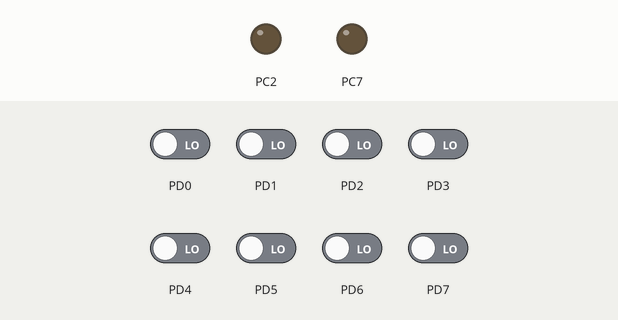
Bench run of a program on a simulated ATmega32, built with avr-gcc and emulated at 16 MHz. On the bench: output pins drawn as LEDs (lit = HIGH). The test bench sets the inputs (shaded band); at power-on: PD0–7 LOW.

Above: at 1.2 s.
1.3 s: PD2 driven HIGH
At 1.9 s:
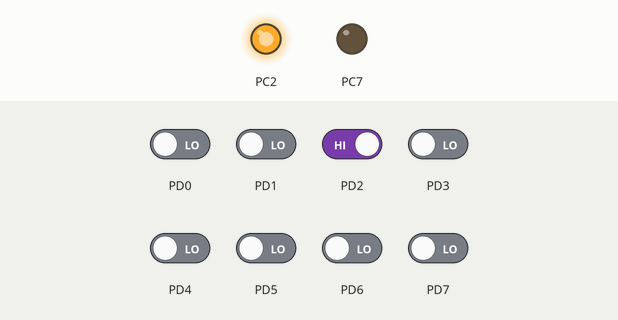
Timing chart, 0 to 4.3 s (numbered marks = the images above; inputs shaded):
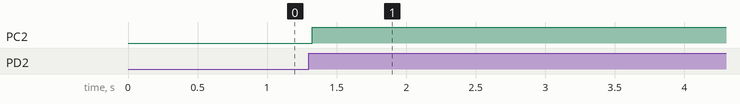

Measured:
- after the input at 1.3 s, PC2: LOW → HIGH at once

The program:

main.c
```c
/*
 * M=main.c
 *
 *  Created on: Sep 24, 2022
 *      Author: Bassem El-Behaidy
 */
#include "stdTypes.h"
#include "errorState.h"
#include "TMU_int.h"
#include "DIO/DIO_int.h"

void t1(void*p);
void t2(void*p);
void t3(void*p);

int
main(void)
{

	u8 arr[3]={DIO_u8GROUP_D , DIO_u8PIN2};

	DIO_enuSetPinDirection(DIO_u8GROUP_C , DIO_u8PIN7, DIO_u8OUTPUT);
	DIO_enuSetPinDirection(DIO_u8GROUP_C , DIO_u8PIN2, DIO_u8OUTPUT);
	DIO_enuSetPinDirection(DIO_u8GROUP_D , DIO_u8PIN2, DIO_u8INPUT);
	DIO_enuSetPinValue(DIO_u8GROUP_D , DIO_u8PIN2, DIO_u8FLOAT);
	TMU_vidInit();

	TMU_vidCreateTask(t1 , arr+2 , 3 , 2 , 0);
	TMU_vidCreateTask(t2 , arr ,   2 , 1 , 0 );


	TMU_vidStartScheduler();
}
void t2(void*p)
{
	u8 * ptr = (u8*)p;
	u8 value;

	DIO_enuGetPinValue(ptr[0] , ptr[1] , &value);
	static u8 press = 0, unpress = 0, hold = 0;
	if ( (value==1) && press == 0 && unpress == 0 && hold == 0 )  //First press
	{
		press = 1;
		*(ptr+2) = DIO_u8HIGH;
	}
	else if ( (value==1) && press == 1 && unpress == 0 && hold == 0 ) //continued first press
	{
		hold = 1;
	}
	else if ( (value== 0) && press == 1 && unpress == 0 && hold == 1 ) // removed first press
	{
		unpress = 1;
		hold = 0;
	}
	else if ( (value==1) && press == 1 && unpress == 1 && hold == 0 ) //second press
	{
		press = 0;
		*(ptr+2) = DIO_u8LOW;
	}
	else if ( (value==1) && press == 0 && unpress == 1 && hold == 0) //continued second press
	{
		hold = 1;
	}
	else if ( (value==0) && press == 0 && unpress == 1 && hold == 1) // removed second press
	{
		hold = 0;
		press = 0;
		unpress = 0;
	}
}
void t1(void*p)
{
	u8 * ptr = (u8*)p;
	DIO_enuSetPinValue(DIO_u8GROUP_C , DIO_u8PIN2 , *ptr);
}
void t3(void*p)
{
	DIO_enuTogglePinValue(DIO_u8GROUP_D , DIO_u8PIN3);
}
```

TMU_int.h
```c
/*
 * TMU_int.h
 *
 *  Created on: Sep 24, 2022
 *      Author: Bassem El-Behaidy
 */

#ifndef TMU_INT_H_
#define TMU_INT_H_

void TMU_vidInit(void);

void TMU_vidCreateTask(void(*Copy_pFunAppFun)(void*) , void * Copy_pvidParameter, u16 Copy_u16Periodicity , u8 Copy_u8Priority , u8 Copy_u8Offset);

void TMU_vidStartScheduler(void);

void TMU_vidDeleteTask(u8 Copy_u8Priority);

void TMU_vidPauseTask(u8 Copy_u8Priority);

void TMU_vidResumeTask(u8 Copy_u8Priority);


#endif /* TMU_INT_H_ */
```

TMU_priv.h
```c
/*
 * TMU_priv.h
 *
 *  Created on: Sep 24, 2022
 *      Author: Bassem El-Behaidy
 */

#ifndef TMU_PRIV_H_
#define TMU_PRIV_H_

#define TIMER0  		90
#define TIMER1 			78
#define TIMER2 			67

#define READY 			23
#define PAUSED			56
#define KILLED			17

typedef struct
{
	void(*pFun)(void*);
	void * parameter;
	u16 Periodicity;
	u8 state;
	u8 offset;
}TCB_t;


/*TIMSK*/
#define TIMSK	*((volatile u8*) 0x59)

/*TIFR*/
#define TIFR	*((volatile u8*) 0x58)

/*TCCR*/
#define TCCR0	*((volatile u8*) 0x53)
#define TCCR1A	*((volatile u8*) 0x4f)
#define TCCR1B	*((volatile u8*) 0x4e)
#define TCCR2	*((volatile u8*) 0x45)

/*TCNT*/
#define TCNT0	*((volatile u8*) 0x52)

#define TCNT1H	*((volatile u8*) 0x4d)
#define TCNT1L	*((volatile u8*) 0x4c)

#define TCNT1	*((volatile u16*) 0x4c)

#define TCNT2	*((volatile u8*) 0x44)

/*OCR*/
#define OCR0	*((volatile u8*) 0x5c)
#define OCR1AH	*((volatile u8*) 0x4b)
#define OCR1AL	*((volatile u8*) 0x4a)

#define OCR1A	*((volatile u16*) 0x4a)

#define OCR1BH	*((volatile u8*) 0x49)
#define OCR1BL	*((volatile u8*) 0x48)

#define OCR1B	*((volatile u16*) 0x48)

#define OCR2	*((volatile u8*) 0x43)


#endif /* TMU_PRIV_H_ */
```

TMU_prog.c
```c
/*
 * TMU_prog.c
 *
 *  Created on: Sep 24, 2022
 *      Author: Bassem El-Behaidy
 */
#include "stdTypes.h"


#include "TMU_config.h"
#include "TMU_priv.h"

#if MAX_TASKS >0 && MAX_TASKS<=10
#else
#error num of tasks is invalid
#endif

#if TIMER_CHANNEL == TIMER0 || TIMER_CHANNEL == TIMER2
static u8 TMU_u8ISRNum;
static u8 TMU_u8ISRCount;
static u8 TMU_u8Preload;
#endif

static TCB_t All_Tasks[MAX_TASKS];
static u32 TMU_u32OsTicks;

void TMU_vidInit(void)
{
#if TIMER_CHANNEL == TIMER0
	TCCR0 = 0x0D;
	#if OS_TICK >0 && OS_TICK <= 16
		OCR0 = (u8)((OS_TICK * CPU_FREQ)/1024ul);

		TMU_u8ISRNum = 1;
		TMU_u8ISRCount = 1;
		TIMSK |= (1<<1);
	#elif OS_TICK <=150 && OS_TICK > 0
		u8 GCF = 16;
		for (;GCF>0;GCF--)
			if (OS_TICK%GCF == 0)
				break;
		if (GCF > 4)
		{
			OCR0 = (u8)((GCF * CPU_FREQ )/ 1024ul);
			TMU_u8ISRNum = (OS_TICK/GCF);
			TMU_u8ISRCount = TMU_u8ISRNum;
			TIMSK |= (1<<1);
		}
		else
		{
			TCCR0 = 0x05;
			u32 Counts = (OS_TICK * CPU_FREQ)/1024ul;
			TMU_u8ISRNum = (Counts + 255)/256;
			TMU_u8ISRCount = TMU_u8ISRNum;
			TMU_u8Preload = 256 - (Counts%256);
			TCNT0 = TMU_u8Preload;
			TIMSK |= (1<<0);
		}
	#else
	#error os tick value is invalid
	#endif
#elif TIMER_CHANNEL == TIMER1

	TCCR1A = 0;
	TCCR1B = 0x0D;
	#if OS_TICK >0 && OS_TICK<= 150
		u16 Counts  = (u16)((OS_TICK * CPU_FREQ)/1024ul);

		OCR1AH = (u8)(Counts>>8);
		OCR1AL = (u8)(Counts);

		TIMSK |= (1<<4);
	#else
	#error os tick value is invalid
	#endif
#elif TIMER_CHANNEL == TIMER2
	TCCR2 = 0x0F;
	#if OS_TICK >0 && OS_TICK <= 16
		OCR2 = (u8)((OS_TICK * CPU_FREQ)/1024ul);

		TMU_u8ISRNum = 1;
		TMU_u8ISRCount = 1;
		TIMSK |= (1<<7);
	#elif OS_TICK <=150 && OS_TICK > 0
		u8 GCF = 16;
		for (;GCF>0;GCF--)
			if (OS_TICK%GCF == 0)
				break;
		if (GCF > 4)
		{
			OCR2 = (u8)((GCF * CPU_FREQ )/ 1024ul);
			TMU_u8ISRNum = (OS_TICK/GCF);
			TMU_u8ISRCount = TMU_u8ISRNum;
			TIMSK |= (1<<7);
		}
		else
		{
			TCCR2 = 0x07;
			u32 Counts = (OS_TICK * CPU_FREQ)/1024ul;
			TMU_u8ISRNum = (Counts + 255)/256;
			TMU_u8ISRCount = TMU_u8ISRNum;
			TMU_u8Preload = 256 - (Counts%256);
			TCNT2 = TMU_u8Preload;
			TIMSK |= (1<<6);
		}
	#else
	#error os tick value is invalid
	#endif
#else
#error Timer channel configuration is invalid
#endif
}


void TMU_vidCreateTask( void( *Copy_pFunAppFun )( void* ) , void *Copy_pvidParameter, u16 Copy_u16Periodicity , u8 Copy_u8Priority , u8 Copy_u8Offset)
{
	if (Copy_pFunAppFun != NULL && Copy_u8Priority < MAX_TASKS)
	{
		All_Tasks[ Copy_u8Priority ].pFun = Copy_pFunAppFun;
		All_Tasks[ Copy_u8Priority ].parameter = Copy_pvidParameter;
		All_Tasks[ Copy_u8Priority ].Periodicity = Copy_u16Periodicity;
		All_Tasks[ Copy_u8Priority ].state = READY;
		All_Tasks[ Copy_u8Priority ].offset = Copy_u8Offset;
	}
}

void TMU_vidStartScheduler(void)
{
	u32 Temp = 0;
	asm ("SEI");
	while(1)
	{
		if (TMU_u32OsTicks > Temp)
		{
			Temp = TMU_u32OsTicks;
			//for (u8 i= 0 ; i<MAX_TASKS ; i++)
			for(s8 i = MAX_TASKS-1 ; i>=0 ; i--)
			{
				if (All_Tasks[i] . pFun != NULL &&
					All_Tasks[i].state == READY &&
					TMU_u32OsTicks % All_Tasks[i].Periodicity == All_Tasks[i].offset )
				{
					All_Tasks[i].pFun (All_Tasks[i].parameter);
				}
			}
		}
	}
}


void TMU_vidDeleteTask(u8 Copy_u8Priority)
{
	if (Copy_u8Priority <MAX_TASKS)
	{
		All_Tasks[Copy_u8Priority].pFun = NULL;
		All_Tasks[ Copy_u8Priority].state = KILLED;
	}
}

void TMU_vidPauseTask(u8 Copy_u8Priority)
{
	if (Copy_u8Priority <MAX_TASKS)
	{
		All_Tasks[Copy_u8Priority].state = PAUSED;
	}
}

void TMU_vidResumeTask(u8 Copy_u8Priority)
{
	if (Copy_u8Priority <MAX_TASKS)
	{
		All_Tasks[Copy_u8Priority].state = READY;
	}
}


#if TIMER_CHANNEL == TIMER0

void __vector_10 (void)__attribute__((signal));
void __vector_10 (void)
{
	TMU_u8ISRCount--;
	if ( ! TMU_u8ISRCount)
	{
		TMU_u32OsTicks++;

		TMU_u8ISRCount = TMU_u8ISRNum;
	}
}

void __vector_11 (void)__attribute__((signal));
void __vector_11 (void)
{
	TMU_u8ISRCount--;
	if ( ! TMU_u8ISRCount)
	{
		TCNT0 = TMU_u8Preload;

		TMU_u32OsTicks++;

		TMU_u8ISRCount = TMU_u8ISRNum;
	}
}

#elif TIMER_CHANNEL == TIMER1

void __vector_7 (void)__attribute__((signal));
void __vector_7 (void)
{
	TMU_u32OsTicks++;
}

#elif TIMER_CHANNEL == TIMER2
void __vector_4 (void)__attribute__((signal));
void __vector_4 (void)
{
	TMU_u8ISRCount--;
	if ( ! TMU_u8ISRCount)
	{
		TMU_u32OsTicks++;
		TMU_u8ISRCount = TMU_u8ISRNum;
	}
}

void __vector_5 (void)__attribute__((signal));
void __vector_5 (void)
{
	TMU_u8ISRCount--;
	if ( ! TMU_u8ISRCount)
	{
		TCNT2 = TMU_u8Preload;

		TMU_u32OsTicks++;

		TMU_u8ISRCount = TMU_u8ISRNum;
	}
}

#endif
```

errorState.h
```c
/*
 * errorState.h
 *
 *  Created on: Aug 6, 2022
 *      Author: Ahmed El-Gaafrawy
 */

#ifndef ERRORSTATE_H_
#define ERRORSTATE_H_

typedef enum
{
	ES_OK,
	ES_NOK,
	ES_OUT_RANGE,
	ES_NULL_POINTER,
}ES_t;

#endif /* ERRORSTATE_H_ */
```

TMU_config.h
```c
/*
 * TMU_config.h
 *
 *  Created on: Sep 24, 2022
 *      Author: Bassem El-Behaidy
 */

#ifndef TMU_CONFIG_H_
#define TMU_CONFIG_H_

//select timer channel [ TIMER0   - TIMER1   - TIMER2 ]
#define TIMER_CHANNEL				TIMER0

//configure the time in ms desired to OS tick
//don't exceed 150 ms
#define OS_TICK				10


//configure your CPU clock in KHz
#define CPU_FREQ			16000ul


//assign max num of tasks in ur system
//don't exceed 10
#define MAX_TASKS 		3

#endif /* TMU_CONFIG_H_ */
```

DIO_config.h
```c
/*
 * DIO_config.h
 *
 *  Created on: Aug 6, 2022
 *      Author: Ahmed El-Gaafrawy
 */

#ifndef DIO_CONFIG_H_
#define DIO_CONFIG_H_


#endif /* DIO_CONFIG_H_ */
```

DIO_int.h
```c
/*
 * DIO_int.h
 *
 *  Created on: Aug 6, 2022
 *      Author: Ahmed El-Gaafrawy
 */

#ifndef DIO_INT_H_
#define DIO_INT_H_

ES_t DIO_enuInit(void);

ES_t DIO_enuSetPinDirection(u8 Copy_u8GroupID , u8 Copy_u8PinID , u8 Copy_u8Direction);

ES_t DIO_enuSetPinValue(u8 Copy_u8GroupID , u8 Copy_u8PinID , u8 Copy_u8Value);

ES_t DIO_enuTogglePinValue(u8 Copy_u8GroupID , u8 Copy_u8PinID);

ES_t DIO_enuGetPinValue(u8 Copy_u8GroupID , u8 Copy_u8PinID , u8 * Copy_pu8Value);

#define DIO_u8GROUP_A			0
#define DIO_u8GROUP_B			1
#define DIO_u8GROUP_C			2
#define DIO_u8GROUP_D			3


#define DIO_u8PIN0				0
#define DIO_u8PIN1				1
#define DIO_u8PIN2				2
#define DIO_u8PIN3				3
#define DIO_u8PIN4				4
#define DIO_u8PIN5				5
#define DIO_u8PIN6				6
#define DIO_u8PIN7				7

#define DIO_u8INPUT				0
#define DIO_u8OUTPUT			1

#define DIO_u8LOW				0
#define DIO_u8HIGH				1

#define DIO_u8FLOAT				0
#define DIO_u8PULL_UP			1


#endif /* DIO_INT_H_ */
```

DIO_priv.h
```c
/*
 * DIO_priv.h
 *
 *  Created on: Aug 6, 2022
 *      Author: Ahmed El-Gaafrawy
 */

#ifndef DIO_PRIV_H_
#define DIO_PRIV_H_

#define DIO_u8GROUP_A			0
#define DIO_u8GROUP_B			1
#define DIO_u8GROUP_C			2
#define DIO_u8GROUP_D			3


#define DIO_u8PIN0				0
#define DIO_u8PIN1				1
#define DIO_u8PIN2				2
#define DIO_u8PIN3				3
#define DIO_u8PIN4				4
#define DIO_u8PIN5				5
#define DIO_u8PIN6				6
#define DIO_u8PIN7				7

#define DIO_u8INPUT				0
#define DIO_u8OUTPUT			1

#define DIO_u8LOW				0
#define DIO_u8HIGH				1

#define DIO_u8FLOAT				0
#define DIO_u8PULL_UP			1

#define DIO_BIT_MASK			1


#define PORTA 		*((volatile u8*)0x3B)
#define DDRA 		*((volatile u8*)0x3A)
#define PINA 		*((volatile u8*)0x39)

#define PORTB 		*((volatile u8*)0x38)
#define DDRB 		*((volatile u8*)0x37)
#define PINB 		*((volatile u8*)0x36)

#define PORTC 		*((volatile u8*)0x35)
#define DDRC 		*((volatile u8*)0x34)
#define PINC 		*((volatile u8*)0x33)

#define PORTD 		*((volatile u8*)0x32)
#define DDRD 		*((volatile u8*)0x31)
#define PIND 		*((volatile u8*)0x30)


#endif /* DIO_PRIV_H_ */
```

DIO_prog.c
```c
/*
 * DIO_prog.c
 *
 *  Created on: Aug 6, 2022
 *      Author: Ahmed El-Gaafrawy
 */
//public library
#include "../stdTypes.h"
//#include "BIT_MATH.h"
#include "../errorState.h"


//lower layer library
//no libraries

//my own libraries
#include "DIO_config.h"
#include "DIO_priv.h"


ES_t DIO_enuInit(void)
{
	ES_t Local_enuErrorState = ES_NOK;

	//

	return Local_enuErrorState ;
}

ES_t DIO_enuSetPinDirection(u8 Copy_u8GroupID , u8 Copy_u8PinID , u8 Copy_u8Direction)
{
	ES_t Local_enuErrorState = ES_NOK;

	if (Copy_u8GroupID <= DIO_u8GROUP_D &&
			Copy_u8PinID <= DIO_u8PIN7 &&
			Copy_u8Direction <= DIO_u8OUTPUT )
	{
		switch (Copy_u8GroupID)
		{
		case DIO_u8GROUP_A:
			DDRA &= ~(DIO_BIT_MASK     <<   Copy_u8PinID);
			DDRA |=  (Copy_u8Direction <<   Copy_u8PinID );
			break;
		case DIO_u8GROUP_B:
			DDRB &= ~(DIO_BIT_MASK     <<   Copy_u8PinID);
			DDRB |=  (Copy_u8Direction <<   Copy_u8PinID );
			break;
		case DIO_u8GROUP_C:
			DDRC &= ~(DIO_BIT_MASK     <<   Copy_u8PinID);
			DDRC |=  (Copy_u8Direction <<   Copy_u8PinID );
			break;
		case DIO_u8GROUP_D:
			DDRD &= ~(DIO_BIT_MASK     <<   Copy_u8PinID);
			DDRD |=  (Copy_u8Direction <<   Copy_u8PinID );
			break;
		}
		Local_enuErrorState = ES_OK;
	}
	else
	{
		Local_enuErrorState = ES_OUT_RANGE;
	}

	return Local_enuErrorState ;
}

ES_t DIO_enuSetPinValue(u8 Copy_u8GroupID , u8 Copy_u8PinID , u8 Copy_u8Value)
{
	ES_t Local_enuErrorState = ES_NOK;

	if (Copy_u8GroupID <= DIO_u8GROUP_D &&
			Copy_u8PinID <= DIO_u8PIN7 &&
			(Copy_u8Value <= DIO_u8HIGH || Copy_u8Value <= DIO_u8PULL_UP ) )
	{
		switch (Copy_u8GroupID)
		{
		case DIO_u8GROUP_A:
			PORTA &= ~(DIO_BIT_MASK <<   Copy_u8PinID);
			PORTA |=  (Copy_u8Value <<   Copy_u8PinID );
			break;
		case DIO_u8GROUP_B:
			PORTB &= ~(DIO_BIT_MASK <<   Copy_u8PinID);
			PORTB |=  (Copy_u8Value <<   Copy_u8PinID );
			break;
		case DIO_u8GROUP_C:
			PORTC &= ~(DIO_BIT_MASK <<   Copy_u8PinID);
			PORTC |=  (Copy_u8Value <<   Copy_u8PinID );
			break;
		case DIO_u8GROUP_D:
			PORTD &= ~(DIO_BIT_MASK <<   Copy_u8PinID);
			PORTD |=  (Copy_u8Value <<   Copy_u8PinID );
			break;
		}
		Local_enuErrorState = ES_OK;
	}
	else
	{
		Local_enuErrorState = ES_OUT_RANGE;
	}

	return Local_enuErrorState ;
}


ES_t DIO_enuTogglePinValue(u8 Copy_u8GroupID , u8 Copy_u8PinID)
{
	ES_t Local_enuErrorState = ES_NOK;

	if (Copy_u8GroupID <= DIO_u8GROUP_D &&
			Copy_u8PinID <= DIO_u8PIN7)
	{
		switch (Copy_u8GroupID)
		{
		case DIO_u8GROUP_A:
			PORTA ^=  (DIO_BIT_MASK <<   Copy_u8PinID);
			break;
		case DIO_u8GROUP_B:
			PORTB ^=  (DIO_BIT_MASK <<   Copy_u8PinID);
			break;
		case DIO_u8GROUP_C:
			PORTC ^=  (DIO_BIT_MASK <<   Copy_u8PinID);
			break;
		case DIO_u8GROUP_D:
			PORTD ^=  (DIO_BIT_MASK <<   Copy_u8PinID);
			break;
		}
		Local_enuErrorState = ES_OK;
	}
	else
	{
		Local_enuErrorState = ES_OUT_RANGE;
	}

	return Local_enuErrorState ;
}

ES_t DIO_enuGetPinValue(u8 Copy_u8GroupID , u8 Copy_u8PinID , u8 * Copy_pu8Value)
{
	ES_t Local_enuErrorState = ES_NOK;

	if (Copy_pu8Value != NULL)
	{
		if (Copy_u8GroupID <= DIO_u8GROUP_D &&
				Copy_u8PinID <= DIO_u8PIN7)
		{
			switch (Copy_u8GroupID)
			{
			case DIO_u8GROUP_A:
				*Copy_pu8Value = ( ( PINA >> Copy_u8PinID ) & DIO_BIT_MASK );
				break;
			case DIO_u8GROUP_B:
				*Copy_pu8Value = ( ( PINB >> Copy_u8PinID ) & DIO_BIT_MASK );
				break;
			case DIO_u8GROUP_C:
				*Copy_pu8Value = ( ( PINC >> Copy_u8PinID ) & DIO_BIT_MASK );
				break;
			case DIO_u8GROUP_D:
				*Copy_pu8Value = ( ( PIND >> Copy_u8PinID ) & DIO_BIT_MASK );
				break;
			}
			Local_enuErrorState = ES_OK;
		}
		else
		{
			Local_enuErrorState = ES_OUT_RANGE;
		}
	}
	else
	{
		Local_enuErrorState = ES_NULL_POINTER;
	}

	return Local_enuErrorState ;
}
```

stdTypes.h
```c
/*
 * stdTypes.h
 *
 *  Created on: Aug 23, 2019
 *      Author: hp
 */

#ifndef STDTYPES_H_
#define STDTYPES_H_

/*typedef <dataType> <newName>*/

typedef unsigned char         u8   ;
typedef unsigned short int    u16  ;
typedef unsigned long int     u32  ;

typedef signed char           s8   ;
typedef signed short int      s16  ;
typedef signed long int       s32  ;

typedef float                 f32  ;
typedef double                f64  ;
typedef long double           f80  ;

#define NULL  ((void*)0)

#endif /* STDTYPES_H_ */
```
